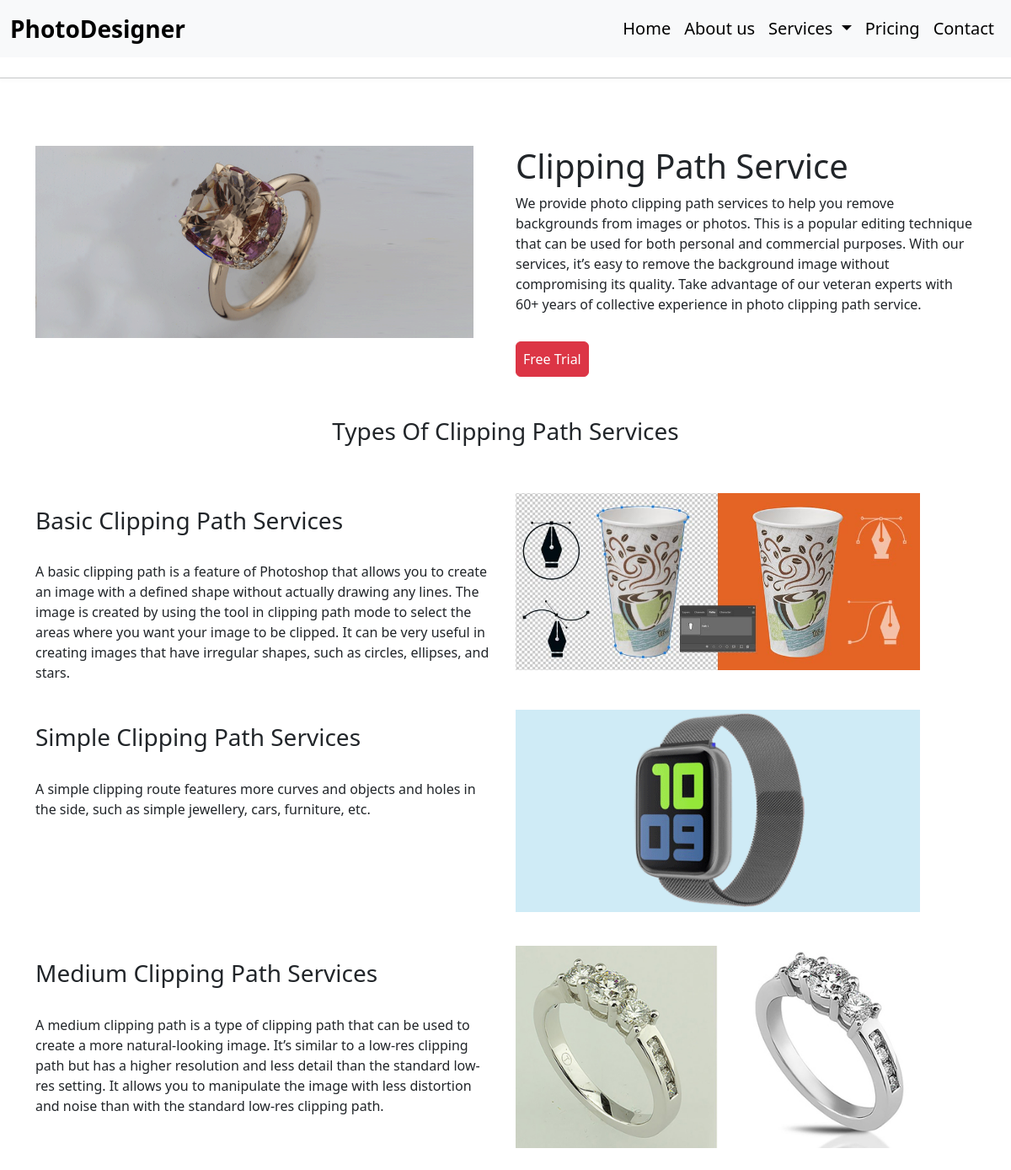
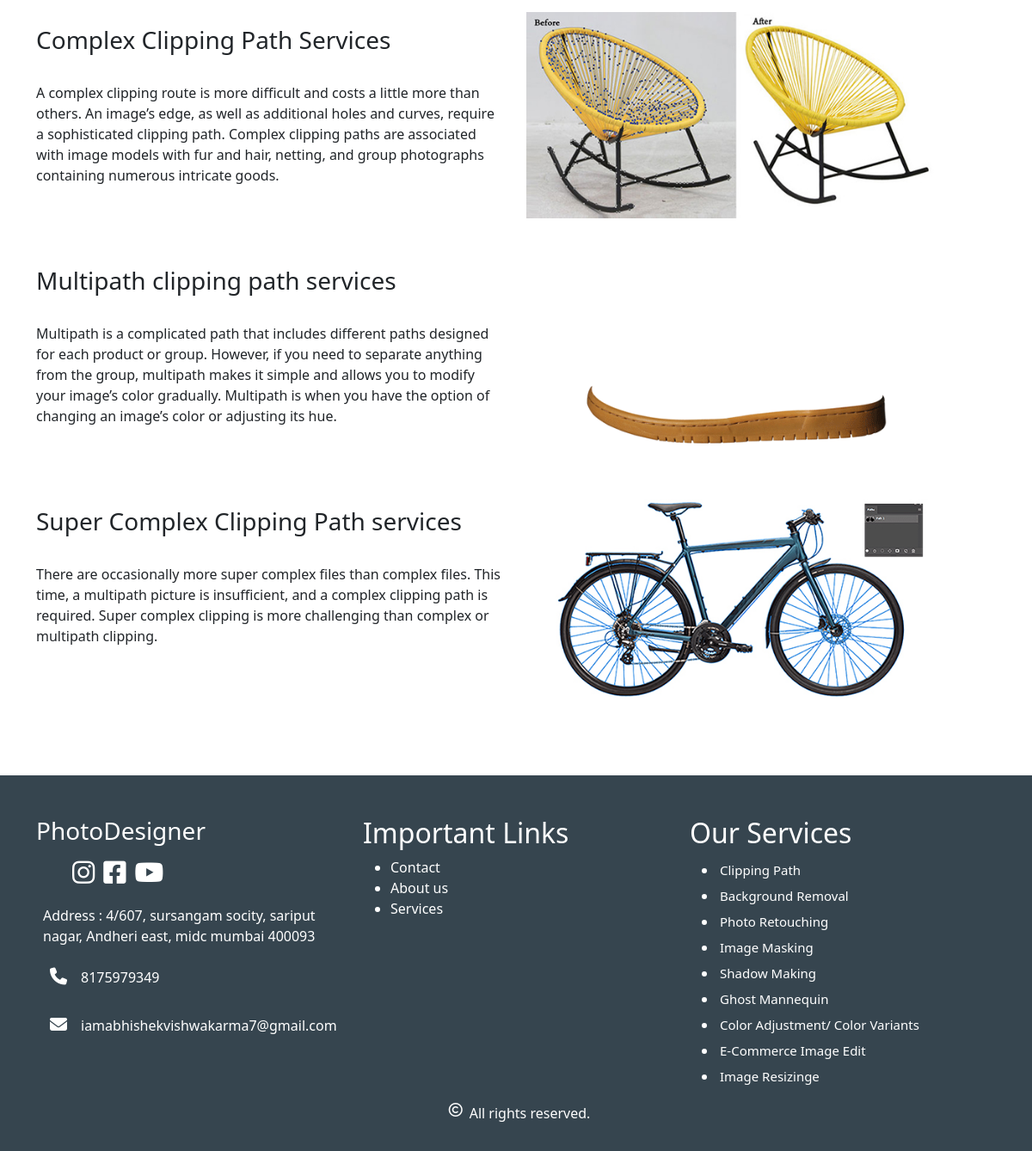
Screenshot of /services/2 with the database file from the repository (2 pictures, top to bottom).
### base/models.py (models this page shows)
class Service(models.Model):
    serviceTitle = models.CharField(max_length=200)
    image = models.ImageField(upload_to='our_services')
    title = models.CharField(max_length=200)
    desc = models.TextField(blank=True,null=True)
    title1 = models.CharField(max_length=200)
    image1 = models.ImageField(upload_to='our_services',blank=True,null=True)
    desc1 = models.TextField(blank=True,null=True)
    image2 = models.ImageField(upload_to='our_services',blank=True,null=True)
    desc2 = models.TextField(blank=True,null=True)
    image3 = models.ImageField(upload_to='our_services',blank=True,null=True)
    desc3 = models.TextField(blank=True,null=True)
    image4 = models.ImageField(upload_to='our_services',blank=True,null=True)
    desc4 = models.TextField(blank=True,null=True)
    image5 = models.ImageField(upload_to='our_services',blank=True,null=True)
    desc5 = models.TextField(blank=True,null=True)
    image6 = models.ImageField(upload_to='our_services',blank=True)
    desc6 = models.TextField(blank=True,null=True)

### base/views.py (the view)
# urls.py: path('services/<id>',views.ServicePro),
def ServicePro(request,id):
    serData = [Service.objects.get(id = id)]
    data2 = {
        'serData':serData
    }
    return render(request,'our_services.html',data2)

### templates/our_services.html
{% extends 'base.html' %} {% load static %} {% block content %}
{% for service in serData %}
<div class="container pt-5" style="display: flex; justify-content: center;">
  <div class="row">
    <div class="col-sm">
      <img style="width: 65vh; " src="/media/{{service.image}}" alt="Image Retouching">
    </div>
    <div class="col-sm">
      <h2 class="fs-1">{{service.title}}</h2>
      <p style="font-weight: 300;">{{service.desc | safe}}</p>
      <a href="{% url 'freetrial' %}">
      <label type="button" class="btn btn-danger p-2 mt-3">Free Trial</label>
    </a>
    </div>
  </div>
</div>
<h3 class="text-center p-5">{{service.title1 | safe}}</h3>
<div class="container pb-3" style="display: flex; justify-self: center;">
  <div class="row">
    <div class="col-sm">
      <p> {{service.desc1 | safe}}</p>
    </div>
    <div class="col-sm">
      <img class="pb-4" style="width: 60vh " src="/media/{{service.image1}}" alt="Image Retouching">
    </div>
  </div>
</div>
<div class="container pb-3" style="display: flex; justify-self: center;">
  <div class="row">
    <div class="col-sm">
      <p> {{service.desc2 | safe}}</p>
    </div>
    <div class="col-sm">
      <img class="pb-4" style="width: 60vh " src="/media/{{service.image2}}" alt="Image Retouching">
    </div>
  </div>
</div>
<div class="container pb-3" style="display: flex; justify-self: center;">
  <div class="row">
    <div class="col-sm">
      <p> {{service.desc3 | safe}}</p>
    </div>
    <div class="col-sm">
      <img class="pb-4" style="width: 60vh " src="/media/{{service.image3}}" alt="Image Retouching">
    </div>
  </div>
</div>
<div class="container pb-3" style="display: flex; justify-self: center;">
  <div class="row">
    <div class="col-sm">
      <p> {{service.desc4 | safe}}</p>
    </div>
    <div class="col-sm">
      {% if service.image4 %}
      <img class="pb-4" style="width: 60vh " src="/media/{{service.image4}}" alt="Image Retouching">
      {% else %}
      <p></p>
      {% endif %}
    </div>
  </div>
</div>
<div class="container pb-3" style="display: flex; justify-self: center;">
  <div class="row">
    <div class="col-sm">
      <p> {{service.desc5 | safe}}</p>
    </div>
    <div class="col-sm">
      {% if service.image5 %}
      <img class="pb-4" style="width: 60vh " src="/media/{{service.image5}}" alt="Image Retouching">
      {% else %}
      <p></p>
      {% endif %}
    </div>
  </div>
</div>
<div class="container pb-3" style="display: flex; justify-self: center;">
  <div class="row">
    <div class="col-sm">
      <p> {{service.desc6 | safe}}</p>
    </div>
    <div class="col-sm">
      {% if service.image6 %}
      <img class="pb-4" style="width: 60vh " src="/media/{{service.image6}}" alt="Image Retouching">
      {% else %}
      <p></p>
      {% endif %}
    </div>
  </div>
</div>
{% endfor %}
{% endblock %}

### templates/base.html (shortened to what this page needs)
{% load static %}
<!doctype html>
<html lang="en">
  <head>
    <link href="https://cdn.jsdelivr.net/npm/bootstrap@5.3.0-alpha3/dist/css/bootstrap.min.css" rel="stylesheet">
    <link rel="stylesheet" href="{% static 'css/style.css' %}">
    <link rel="stylesheet" href="https://cdnjs.cloudflare.com/ajax/libs/font-awesome/6.4.0/css/all.min.css" />
  </head>
  <body>
    <nav class="navbar h-40 navbar-expand-lg bg-body-tertiary sticky_nav">
        <div class="container-fluid" >
          <a class="navbar-brand fs-3 fw-semibold" href="{% url 'home' %}">PhotoDesigner</a>
          <div class="collapse navbar-collapse fw-medium fs-5 flex-row-reverse pl-2" id="navbarNav">
            <ul class="navbar-nav">
              <li class="nav-item">
                <a class="{% if request.path != '/' %} active {% endif %} nav-link" aria-current="page" href="{% url 'home' %}">Home</a>
              </li>
              <li class="nav-item">
                <a class="{% if request.path != '/about/' %} active {% endif %}nav-link" href="{% url 'about' %}">About us</a>
              </li>
              <li class="nav-item dropdown">
                <a class="nav-link dropdown-toggle {% if request.path != '/services/' %} active {% endif %}" href="#" role="button" data-bs-toggle="dropdown" aria-expanded="false">
                  Services
                </a>
              </li>
              <li class="nav-item">
                <a class="{% if request.path != '/pricing/' %} active {% endif %}nav-link" href="{% url 'pricing' %}">Pricing</a>
              </li>
              <li class="nav-item">
                <a class="{% if request.path != '/contact/' %} active {% endif %}nav-link" href="{% url 'contact' %}">Contact</a>
              </li>
            </ul>
          </div>
        </div>
      </nav>
      <div class="line pt-2 pb-3" style="width: 100%; display: flex;justify-content: center;">
        <hr style="width: 100%;box-shadow: 0 2px 5px rgba(0, 0, 0, 0.3);" class="text-center">
      </div>
    {% block content %}
    {% endblock  %}
  {% block footer %}
  <footer class="mt-5" style="background-color: #36454F; color: white; height:auto; overflow:hidden;">
    <div class="container pt-5" style="display: flex; justify-content: center;">
        <div class="row">
          <div class="col-sm">
            <h3>PhotoDesigner</h3>
        <ul class="media">
            <li><i class="fa-brands fa-instagram"></i></li>
            <li><i class="fa-brands fa-square-facebook"></i></li>
            <li><i class="fa-brands fa-youtube"></i></li>
        </ul>
        <p class="px-2">Address : 4/607, sursangam socity, sariput nagar, Andheri east, midc mumbai 400093</p>
        <p class=" py-2"><i class="fa-solid fa-phone fs-5 px-3"></i>8175979349</p>
        <p class=" py-2"><i class="fa-solid fa-envelope fs-5 px-3"></i>iamabhishekvishwakarma7@gmail.com</p>
          </div>
          <div class="col-sm">
            <h2>Important Links</h2>
            <ul class="about">
                <li>Contact</li>
                <li>About us</li>
                <li>Services</li>
            </ul>
          </div>
          <div class="col-sm">
            <h2>Our Services</h2>
            <ul class="services">
                <li><a class="" href="#">Clipping Path</a></li>
                <li><a class="" href="#">Background Removal</a></li>
                <li><a class="" href="#">Photo Retouching</a></li>
                <li><a class="" href="#">Image Masking</a></li>
                <li><a class="" href="#">Shadow Making</a></li>
                <li><a class="" href="#">Ghost Mannequin</a></li>
                <li><a class="" href="#">Color Adjustment/ Color Variants</a></li>
                <li><a class="" href="#">E-Commerce Image Edit</a></li>
                <li><a class="" href="#">Image Resizinge</a></li>
            </ul>
          </div>
        </div>
      </div>
      <p class="text-center pb-3" style="display:flex;justify-content:center;"><i class="fa-regular fa-copyright px-2" ></i>All rights reserved.</p>
  </footer>
    {% endblock  %}
  </body>
</html>

### static/css/style.css (style rules this page uses)
.active { color: green; }
.container { display: inline-block; }

### templates/base.html (style rules this page uses)
.sticky_nav { position: sticky; top: 0; background-color: #f1f1f1; z-index: 999; }
.media { text-decoration: none; display: flex; font-size: 30px; }
.media li { text-decoration: none; list-style: none; margin-left: 10px; }
.about { text-emphasis: none; }
.about li { text-decoration: none; }
.services { text-decoration: none; }
.services li { padding: 3px; }
.services li a { text-decoration: none; color: white; font-size: 15px; }

### rows the page displays
Service: image (picture), title "Clipping Path Service", desc "We provide photo clipping path services to help you remove backgrounds from images or photos. This is a popular editing technique that can be used for both personal and commercial purposes. With our services, it’s easy to remove the background image without compromising its quality. Take advantage of our veteran experts with 60+ years of collective experience in photo clipping path service.", title1 "Types Of Clipping Path Services", desc1 "Basic Clipping Path Services A basic clipping path is a feature of Photoshop that allows you to create an image with a defined shape without actually drawing any lines. The image is created by using the tool in clipping path mode to select the areas where you want your image to be clipped. It can be very useful in creating images that have irregular shapes, such as circles, ellipses, and stars.", image1 (picture), desc2 "Simple Clipping Path Services A simple clipping route features more curves and objects and holes in the side, such as simple jewellery, cars, furniture, etc.", image2 (picture), desc3 "Medium Clipping Path Services A medium clipping path is a type of clipping path that can be used to create a more natural-looking image. It’s similar to a low-res clipping path but has a higher resolution and less detail than the standard low-res setting. It allows you to manipulate the image with less distortion and noise than with the standard low-res clipping path.", image3 (picture), desc4 "Complex Clipping Path Services A complex clipping route is more difficult and costs a little more than others. An image’s edge, as well as additional holes and curves, require a sophisticated clipping path. Complex clipping paths are associated with image models with fur and hair, netting, and group photographs containing numerous intricate goods.", image4 (picture), desc5 "Multipath clipping path services Multipath is a complicated path that includes different paths designed for each product or group. However, if you need to separate anything from the group, multipath makes it simple and allows you to modify your image’s color gradually. Multipath is when you have the option of changing an image’s color or adjusting its hue.", image5 (picture), desc6 "Super Complex Clipping Path services There are occasionally more super complex files than complex files. This time, a multipath picture is insufficient, and a complex clipping path is required. Super complex clipping is more challenging than complex or multipath clipping.", image6 (picture)
